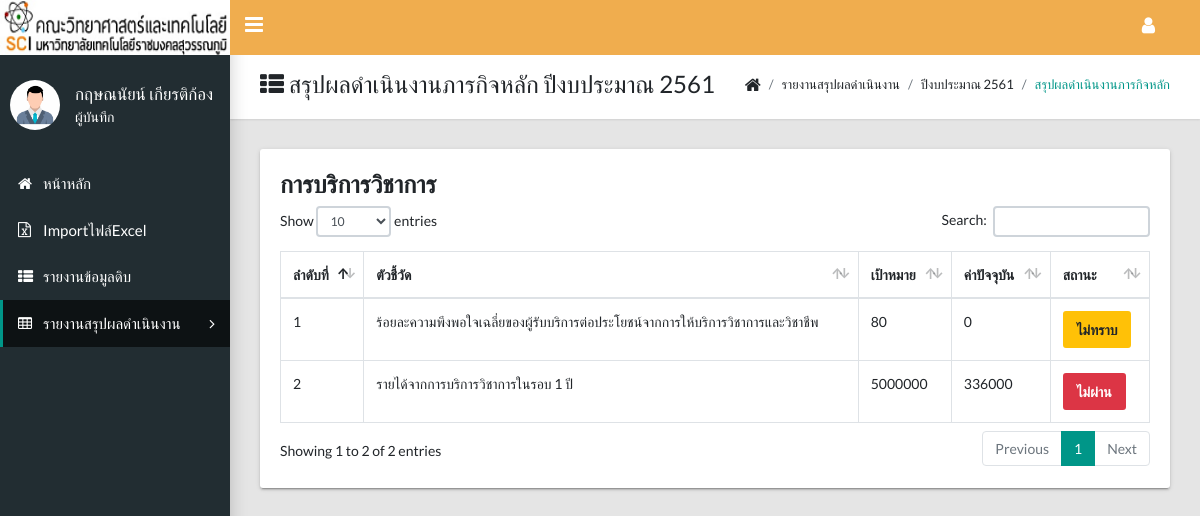
Screenshot of /report2561/sammary_report1_title3.php (signed in) with the database file from the repository.
### tables this page shows
CREATE TABLE `operation1` (
  `oid` int(10) NOT NULL,
  `oname` varchar(255) NOT NULL,
  `goal` float NOT NULL,
  `present` float NOT NULL,
  `past` float NOT NULL
);

### report2561/sql_report1.php (called while the page is built, shortened)
<?php
$sql_report1_title3_no1 = "SELECT oid, oname, goal, present from operation1 where oid = 19 ;";
$result_report1_title3_no1 = $conn->query($sql_report1_title3_no1);
$report1_title3_no1 = mysqli_fetch_array($result_report1_title3_no1);
$sql_report1_title3_no2 = "SELECT oid, oname, goal, present from operation1 where oid = 20 ;";
$result_report1_title3_no2 = $conn->query($sql_report1_title3_no2);
$report1_title3_no2 = mysqli_fetch_array($result_report1_title3_no2);

### report2561/sammary_report1_title3.php (the view, shortened to what this page needs)
<!DOCTYPE html>
<html lang="en">
<head>
  <link rel="stylesheet" type="text/css" href="../css/main.css">
  <link rel="stylesheet" type="text/css" href="https://maxcdn.bootstrapcdn.com/font-awesome/4.7.0/css/font-awesome.min.css">
</head>
<body class="app sidebar-mini rtl">
  <header class="app-header"><a href="../index.php"><img src="../img/p3.png" height="55" width="230"></a>
    <a class="app-sidebar__toggle" href="#" data-toggle="sidebar" aria-label="Hide Sidebar"></a>
    <ul class="app-nav">
      <?php if (isset($_SESSION['id'])) { ?>
        <li class="dropdown"><a class="app-nav__item" href="#" data-toggle="dropdown" aria-label="Open Profile Menu"><i class="fa fa-user fa-lg"></i></a>
        </li>
      <?php } else { ?>
      <?php } ?>
    </ul>
  </header>
  <aside class="app-sidebar">
    <?php if (isset($_SESSION['id'])) { ?>
      <div class="app-sidebar__user"><img class="app-sidebar__user-avatar" src="../img/p21.jpg " height="50" width="50" alt="User Image">
        <div>
          <p class="app-sidebar__user-name"><?php echo $_SESSION['name'] ?></p>
          <p class="app-sidebar__user-designation"><?php echo $_SESSION['status'] ?></p>
        </div>
      </div>
    <?php } else { ?>
    <?php } ?>
    <ul class="app-menu">
      <li><a class="app-menu__item " href="../index.php"><i class="app-menu__icon fa fa-home"></i><span class="app-menu__label">หน้าหลัก</span></a></li>
      <?php if (isset($_SESSION['id'])) { ?>
        <?php if ($_SESSION['status'] == "ผู้บันทึก") { ?>
          <li><a class="app-menu__item " href="../import_excel.php"><i class="app-menu__icon fa fa-file-excel-o"></i><span class="app-menu__label">Importไฟล์Excel</span></a></li>
        <?php } ?>
        <li><a class="app-menu__item " href="../show_data.php"><i class="app-menu__icon fa fa-th-list"></i><span class="app-menu__label">รายงานข้อมูลดิบ</span></a></li>
        <li class="treeview"><a class="app-menu__item active" href="#" data-toggle="treeview"><i class="app-menu__icon fa fa-table"></i><span class="app-menu__label">รายงานสรุปผลดำเนินงาน</span><i class="treeview-indicator fa fa-angle-right"></i></a>
        </li>
      <?php } else { ?>
        <li><a class="app-menu__item " href="login1.php"><i class="app-menu__icon fa fa-sign-in"></i><span class="app-menu__label">เข้าสู่ระบบ</span></a></li>
      <?php } ?>
    </ul>
  </aside>
  <main class="app-content">
    <div class="app-title">
      <div>
        <h1><i class="fa fa-th-list"></i> สรุปผลดำเนินงานภารกิจหลัก ปีงบประมาณ 2561</h1>
      </div>
      <ul class="app-breadcrumb breadcrumb side">
        <li class="breadcrumb-item"><i class="fa fa-home fa-lg"></i></li>
        <li class="breadcrumb-item">รายงานสรุปผลดำเนินงาน</li>
        <li class="breadcrumb-item">ปีงบประมาณ 2561</li>
        <li class="breadcrumb-item active"><a href="#">สรุปผลดำเนินงานภารกิจหลัก</a></li>
      </ul>
    </div>
    <?php
    include_once('../connect.php');
    include_once('sql_report1.php');
    ?>
    <div class="row">
      <div class="col-md-12">
        <div class="tile">
          <h3 class="tile-body">การบริการวิชาการ</h3>
          <table class="table table-hover table-bordered" id="sampleTable">
            <thead>
              <tr>
                <th>ลำดับที่</th>
                <th>ตัวชี้วัด</th>
                <th>เป้าหมาย</th>
                <th>ค่าปัจจุบัน</th>
                <th>สถานะ</th>
              </tr>
            </thead>
            <tbody>
              <?php
              echo "<tr>";
              echo "<td>1</td>";
              echo "<td>" . $report1_title3_no1["oname"] . "</td>";
              echo "<td>" . $report1_title3_no1["goal"] . "</td>";
              echo "<td>" . $report1_title3_no1["present"] . "</td>";
              if ($report1_title3_no1["present"] >= $report1_title3_no1["goal"] && $report1_title3_no1["present"] != 0) {
                echo "<td><button class='btn btn-success' type='button'>ผ่าน</button></td>";
              } else if ($report1_title3_no1["present"] < $report1_title3_no1["goal"] && $report1_title3_no1["present"] != 0) {
                echo "<td><button class='btn btn-danger' type='button'>ไม่ผ่าน</button></td>";
              } else {
                echo "<td><button class='btn btn-warning' type='button'>ไม่ทราบ</button></td>";
              }
              echo "</tr>";
              echo "<tr>";
              echo "<td>2</td>";
              echo "<td>" . $report1_title3_no2["oname"] . "</td>";
              echo "<td>" . $report1_title3_no2["goal"] . "</td>";
              echo "<td>" . $report1_title3_no2["present"] . "</td>";
              if ($report1_title3_no2["present"] >= $report1_title3_no2["goal"] && $report1_title3_no2["present"] != 0) {
                echo "<td><button class='btn btn-success' type='button'>ผ่าน</button></td>";
              } else if ($report1_title3_no2["present"] < $report1_title3_no2["goal"] && $report1_title3_no2["present"] != 0) {
                echo "<td><button class='btn btn-danger' type='button'>ไม่ผ่าน</button></td>";
              } else {
                echo "<td><button class='btn btn-warning' type='button'>ไม่ทราบ</button></td>";
              }
              echo "</tr>";
              ?>
            </tbody>
          </table>
        </div>
      </div>
    </div>
  </main>
</body>
</html>

### rows the page displays
operation1: oname "ร้อยละความพึงพอใจเฉลี่ยของผู้รับบริการต่อประโยชน์จากการให้บริการวิชาการและวิชาชีพ", goal "80", present "0"
operation1: oname "รายได้จากการบริการวิชาการในรอบ 1 ปี", goal "5000000", present "336000"

### other values shown
$_SESSION['name'] "กฤษณนัยน์ เกียรติก้อง"
$_SESSION['status'] "ผู้บันทึก"
